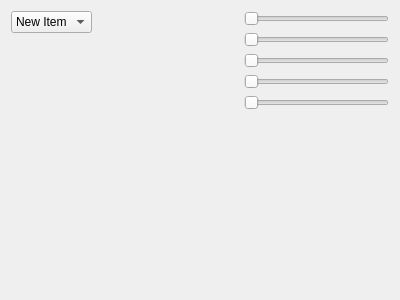
<?xml version="1.0" encoding="UTF-8"?>
<ui version="4.0">
 <class>Widget</class>
 <widget class="QWidget" name="Widget">
  <property name="geometry">
   <rect>
    <x>0</x>
    <y>0</y>
    <width>400</width>
    <height>300</height>
   </rect>
  </property>
  <property name="windowTitle">
   <string>Widget</string>
  </property>
  <layout class="QGridLayout" name="gridLayout">
   <item row="0" column="0">
    <widget class="QComboBox" name="comboBox">
     <item>
      <property name="text">
       <string>New Item</string>
      </property>
     </item>
     <item>
      <property name="text">
       <string>New Item</string>
      </property>
     </item>
     <item>
      <property name="text">
       <string>New Item</string>
      </property>
     </item>
     <item>
      <property name="text">
       <string>New Item</string>
      </property>
     </item>
     <item>
      <property name="text">
       <string>New Item</string>
      </property>
     </item>
     <item>
      <property name="text">
       <string>New Item</string>
      </property>
     </item>
     <item>
      <property name="text">
       <string>New Item</string>
      </property>
     </item>
     <item>
      <property name="text">
       <string>New Item</string>
      </property>
     </item>
     <item>
      <property name="text">
       <string>New Item</string>
      </property>
     </item>
     <item>
      <property name="text">
       <string>New Item</string>
      </property>
     </item>
     <item>
      <property name="text">
       <string>New Item</string>
      </property>
     </item>
     <item>
      <property name="text">
       <string>New Item</string>
      </property>
     </item>
     <item>
      <property name="text">
       <string>New Item</string>
      </property>
     </item>
     <item>
      <property name="text">
       <string>New Item</string>
      </property>
     </item>
     <item>
      <property name="text">
       <string>New Item</string>
      </property>
     </item>
     <item>
      <property name="text">
       <string>New Item</string>
      </property>
     </item>
     <item>
      <property name="text">
       <string>New Item</string>
      </property>
     </item>
    </widget>
   </item>
   <item row="0" column="2" rowspan="2">
    <layout class="QVBoxLayout" name="verticalLayout">
     <item>
      <widget class="QSlider" name="horizontalSlider">
       <property name="orientation">
        <enum>Qt::Horizontal</enum>
       </property>
      </widget>
     </item>
     <item>
      <widget class="QSlider" name="horizontalSlider_2">
       <property name="orientation">
        <enum>Qt::Horizontal</enum>
       </property>
      </widget>
     </item>
     <item>
      <widget class="QSlider" name="horizontalSlider_3">
       <property name="orientation">
        <enum>Qt::Horizontal</enum>
       </property>
      </widget>
     </item>
     <item>
      <widget class="QSlider" name="horizontalSlider_4">
       <property name="orientation">
        <enum>Qt::Horizontal</enum>
       </property>
      </widget>
     </item>
     <item>
      <widget class="QSlider" name="horizontalSlider_5">
       <property name="orientation">
        <enum>Qt::Horizontal</enum>
       </property>
      </widget>
     </item>
    </layout>
   </item>
   <item row="1" column="1">
    <spacer name="horizontalSpacer">
     <property name="orientation">
      <enum>Qt::Horizontal</enum>
     </property>
     <property name="sizeHint" stdset="0">
      <size>
       <width>142</width>
       <height>20</height>
      </size>
     </property>
    </spacer>
   </item>
   <item row="2" column="2">
    <spacer name="verticalSpacer">
     <property name="orientation">
      <enum>Qt::Vertical</enum>
     </property>
     <property name="sizeHint" stdset="0">
      <size>
       <width>20</width>
       <height>172</height>
      </size>
     </property>
    </spacer>
   </item>
  </layout>
 </widget>
 <layoutdefault spacing="6" margin="11"/>
 <resources/>
 <connections/>
</ui>
